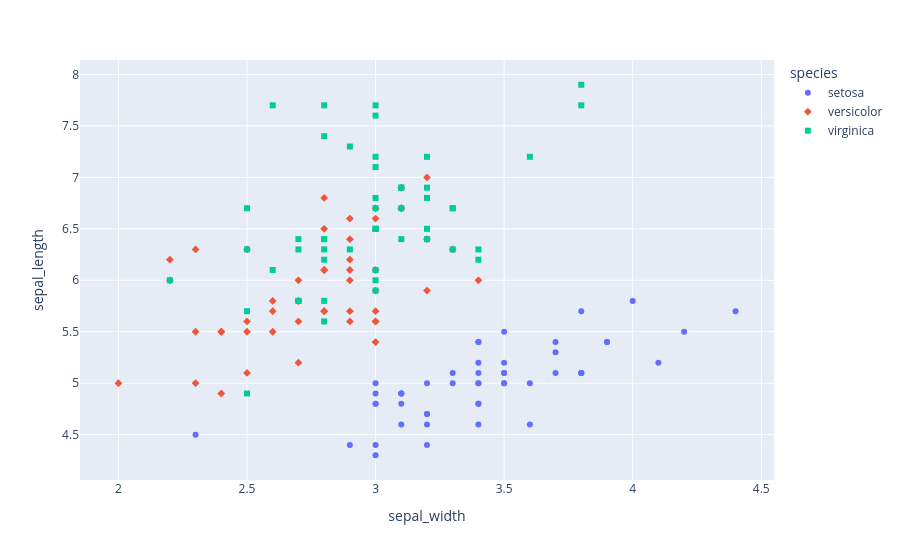

Notebook code cell kept with this figure:
### Markdown cell above
The ``symbol`` argument can be mapped to a column as well. A wide variety of symbols are available.

### Code cell
iris = px.data.iris()
fig = px.scatter(iris,x='sepal_width',y='sepal_length',
                color='species',symbol='species')
fig.show()

### Figure 1 — Plotly figure (JSON) as saved in the notebook; plotly's stock layout.template omitted (floating-point values rounded to 4 significant figures)
{"data": [{"hovertemplate": "species=setosa<br>sepal_width=%{x}<br>sepal_length=%{y}<extra></extra>", "legendgroup": "setosa", "marker": {"color": "#636efa", "symbol": "circle"}, "mode": "markers", "name": "setosa", "orientation": "v", "showlegend": true, "type": "scatter", "x": [3.5, 3, 3.2, 3.1, 3.6, 3.9, 3.4, 3.4, 2.9, 3.1, 3.7, 3.4, 3, 3, 4, 4.4, 3.9, 3.5, 3.8, 3.8, 3.4, 3.7, 3.6, 3.3, 3.4, 3, 3.4, 3.5, 3.4, 3.2, 3.1, 3.4, 4.1, 4.2, 3.1, 3.2, 3.5, 3.1, 3, 3.4, 3.5, 2.3, 3.2, 3.5, 3.8, 3, 3.8, 3.2, 3.7, 3.3], "xaxis": "x", "y": [5.1, 4.9, 4.7, 4.6, 5, 5.4, 4.6, 5, 4.4, 4.9, 5.4, 4.8, 4.8, 4.3, 5.8, 5.7, 5.4, 5.1, 5.7, 5.1, 5.4, 5.1, 4.6, 5.1, 4.8, 5, 5, 5.2, 5.2, 4.7, 4.8, 5.4, 5.2, 5.5, 4.9, 5, 5.5, 4.9, 4.4, 5.1, 5, 4.5, 4.4, 5, 5.1, 4.8, 5.1, 4.6, 5.3, 5], "yaxis": "y"}, {"hovertemplate": "species=versicolor<br>sepal_width=%{x}<br>sepal_length=%{y}<extra></extra>", "legendgroup": "versicolor", "marker": {"color": "#EF553B", "symbol": "diamond"}, "mode": "markers", "name": "versicolor", "orientation": "v", "showlegend": true, "type": "scatter", "x": [3.2, 3.2, 3.1, 2.3, 2.8, 2.8, 3.3, 2.4, 2.9, 2.7, 2, 3, 2.2, 2.9, 2.9, 3.1, 3, 2.7, 2.2, 2.5, 3.2, 2.8, 2.5, 2.8, 2.9, 3, 2.8, 3, 2.9, 2.6, 2.4, 2.4, 2.7, 2.7, 3, 3.4, 3.1, 2.3, 3, 2.5, 2.6, 3, 2.6, 2.3, 2.7, 3, 2.9, 2.9, 2.5, 2.8], "xaxis": "x", "y": [7, 6.4, 6.9, 5.5, 6.5, 5.7, 6.3, 4.9, 6.6, 5.2, 5, 5.9, 6, 6.1, 5.6, 6.7, 5.6, 5.8, 6.2, 5.6, 5.9, 6.1, 6.3, 6.1, 6.4, 6.6, 6.8, 6.7, 6, 5.7, 5.5, 5.5, 5.8, 6, 5.4, 6, 6.7, 6.3, 5.6, 5.5, 5.5, 6.1, 5.8, 5, 5.6, 5.7, 5.7, 6.2, 5.1, 5.7], "yaxis": "y"}, {"hovertemplate": "species=virginica<br>sepal_width=%{x}<br>sepal_length=%{y}<extra></extra>", "legendgroup": "virginica", "marker": {"color": "#00cc96", "symbol": "square"}, "mode": "markers", "name": "virginica", "orientation": "v", "showlegend": true, "type": "scatter", "x": [3.3, 2.7, 3, 2.9, 3, 3, 2.5, 2.9, 2.5, 3.6, 3.2, 2.7, 3, 2.5, 2.8, 3.2, 3, 3.8, 2.6, 2.2, 3.2, 2.8, 2.8, 2.7, 3.3, 3.2, 2.8, 3, 2.8, 3, 2.8, 3.8, 2.8, 2.8, 2.6, 3, 3.4, 3.1, 3, 3.1, 3.1, 3.1, 2.7, 3.2, 3.3, 3, 2.5, 3, 3.4, 3], "xaxis": "x", "y": [6.3, 5.8, 7.1, 6.3, 6.5, 7.6, 4.9, 7.3, 6.7, 7.2, 6.5, 6.4, 6.8, 5.7, 5.8, 6.4, 6.5, 7.7, 7.7, 6, 6.9, 5.6, 7.7, 6.3, 6.7, 7.2, 6.2, 6.1, 6.4, 7.2, 7.4, 7.9, 6.4, 6.3, 6.1, 7.7, 6.3, 6.4, 6, 6.9, 6.7, 6.9, 5.8, 6.8, 6.7, 6.7, 6.3, 6.5, 6.2, 5.9], "yaxis": "y"}], "layout": {"autosize": true, "legend": {"title": {"text": "species"}, "tracegroupgap": 0}, "margin": {"t": 60}, "xaxis": {"anchor": "y", "autorange": true, "domain": [0, 1], "range": [1.846, 4.554], "title": {"text": "sepal_width"}, "type": "linear"}, "yaxis": {"anchor": "x", "autorange": true, "domain": [0, 1], "range": [4.021, 8.179], "title": {"text": "sepal_length"}, "type": "linear"}}}
